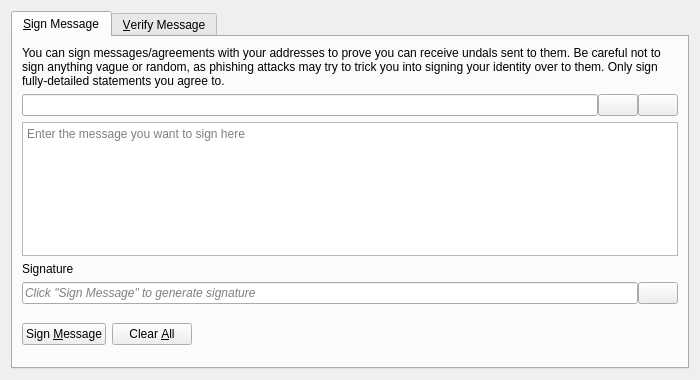
<?xml version="1.0" encoding="UTF-8"?>
<ui version="4.0">
 <class>SignVerifyMessageDialog</class>
 <widget class="QDialog" name="SignVerifyMessageDialog">
  <property name="geometry">
   <rect>
    <x>0</x>
    <y>0</y>
    <width>700</width>
    <height>380</height>
   </rect>
  </property>
  <property name="windowTitle">
   <string>Signatures - Sign / Verify a Message</string>
  </property>
  <property name="modal">
   <bool>true</bool>
  </property>
  <layout class="QVBoxLayout" name="verticalLayout">
   <item>
    <widget class="QTabWidget" name="tabWidget">
     <property name="currentIndex">
      <number>0</number>
     </property>
     <widget class="QWidget" name="tabSignMessage">
      <attribute name="title">
       <string>&amp;Sign Message</string>
      </attribute>
      <layout class="QVBoxLayout" name="verticalLayout_SM">
       <item>
        <widget class="QLabel" name="infoLabel_SM">
         <property name="text">
          <string>You can sign messages/agreements with your addresses to prove you can receive undals sent to them. Be careful not to sign anything vague or random, as phishing attacks may try to trick you into signing your identity over to them. Only sign fully-detailed statements you agree to.</string>
         </property>
         <property name="textFormat">
          <enum>Qt::PlainText</enum>
         </property>
         <property name="wordWrap">
          <bool>true</bool>
         </property>
        </widget>
       </item>
       <item>
        <layout class="QHBoxLayout" name="horizontalLayout_1_SM">
         <property name="spacing">
          <number>0</number>
         </property>
         <item>
          <widget class="QValidatedLineEdit" name="addressIn_SM">
           <property name="toolTip">
            <string>The Undal address to sign the message with</string>
           </property>
          </widget>
         </item>
         <item>
          <widget class="QPushButton" name="addressBookButton_SM">
           <property name="toolTip">
            <string>Choose previously used address</string>
           </property>
           <property name="text">
            <string/>
           </property>
           <property name="icon">
            <iconset resource="../undal.qrc">
             <normaloff>:/icons/address-book</normaloff>:/icons/address-book</iconset>
           </property>
           <property name="shortcut">
            <string>Alt+A</string>
           </property>
           <property name="autoDefault">
            <bool>false</bool>
           </property>
          </widget>
         </item>
         <item>
          <widget class="QPushButton" name="pasteButton_SM">
           <property name="toolTip">
            <string>Paste address from clipboard</string>
           </property>
           <property name="text">
            <string/>
           </property>
           <property name="icon">
            <iconset resource="../undal.qrc">
             <normaloff>:/icons/editpaste</normaloff>:/icons/editpaste</iconset>
           </property>
           <property name="shortcut">
            <string>Alt+P</string>
           </property>
           <property name="autoDefault">
            <bool>false</bool>
           </property>
          </widget>
         </item>
        </layout>
       </item>
       <item>
        <widget class="QPlainTextEdit" name="messageIn_SM">
         <property name="toolTip">
          <string>Enter the message you want to sign here</string>
         </property>
         <property name="placeholderText">
          <string>Enter the message you want to sign here</string>
         </property>
        </widget>
       </item>
       <item>
        <widget class="QLabel" name="signatureLabel_SM">
         <property name="text">
          <string>Signature</string>
         </property>
         <property name="textFormat">
          <enum>Qt::PlainText</enum>
         </property>
        </widget>
       </item>
       <item>
        <layout class="QHBoxLayout" name="horizontalLayout_2_SM">
         <property name="spacing">
          <number>0</number>
         </property>
         <item>
          <widget class="QLineEdit" name="signatureOut_SM">
           <property name="placeholderText">
            <string>Click "Sign Message" to generate signature</string>
           </property>
           <property name="font">
            <font>
             <italic>true</italic>
            </font>
           </property>
           <property name="readOnly">
            <bool>true</bool>
           </property>
          </widget>
         </item>
         <item>
          <widget class="QPushButton" name="copySignatureButton_SM">
           <property name="toolTip">
            <string>Copy the current signature to the system clipboard</string>
           </property>
           <property name="text">
            <string/>
           </property>
           <property name="icon">
            <iconset resource="../undal.qrc">
             <normaloff>:/icons/editcopy</normaloff>:/icons/editcopy</iconset>
           </property>
           <property name="autoDefault">
            <bool>false</bool>
           </property>
          </widget>
         </item>
        </layout>
       </item>
       <item>
        <layout class="QHBoxLayout" name="horizontalLayout_3_SM">
         <item>
          <widget class="QPushButton" name="signMessageButton_SM">
           <property name="toolTip">
            <string>Sign the message to prove you own this Undal address</string>
           </property>
           <property name="text">
            <string>Sign &amp;Message</string>
           </property>
           <property name="icon">
            <iconset resource="../undal.qrc">
             <normaloff>:/icons/edit</normaloff>:/icons/edit</iconset>
           </property>
           <property name="autoDefault">
            <bool>false</bool>
           </property>
          </widget>
         </item>
         <item>
          <widget class="QPushButton" name="clearButton_SM">
           <property name="toolTip">
            <string>Reset all sign message fields</string>
           </property>
           <property name="text">
            <string>Clear &amp;All</string>
           </property>
           <property name="icon">
            <iconset resource="../undal.qrc">
             <normaloff>:/icons/remove</normaloff>:/icons/remove</iconset>
           </property>
           <property name="autoDefault">
            <bool>false</bool>
           </property>
          </widget>
         </item>
         <item>
          <spacer name="horizontalSpacer_1_SM">
           <property name="orientation">
            <enum>Qt::Horizontal</enum>
           </property>
           <property name="sizeHint" stdset="0">
            <size>
             <width>40</width>
             <height>48</height>
            </size>
           </property>
          </spacer>
         </item>
         <item>
          <widget class="QLabel" name="statusLabel_SM">
           <property name="font">
            <font>
             <weight>75</weight>
             <bold>true</bold>
            </font>
           </property>
           <property name="text">
            <string/>
           </property>
           <property name="wordWrap">
            <bool>true</bool>
           </property>
          </widget>
         </item>
         <item>
          <spacer name="horizontalSpacer_2_SM">
           <property name="orientation">
            <enum>Qt::Horizontal</enum>
           </property>
           <property name="sizeHint" stdset="0">
            <size>
             <width>40</width>
             <height>48</height>
            </size>
           </property>
          </spacer>
         </item>
        </layout>
       </item>
      </layout>
     </widget>
     <widget class="QWidget" name="tabVerifyMessage">
      <attribute name="title">
       <string>&amp;Verify Message</string>
      </attribute>
      <layout class="QVBoxLayout" name="verticalLayout_VM">
       <item>
        <widget class="QLabel" name="infoLabel_VM">
         <property name="text">
          <string>Enter the receiver's address, message (ensure you copy line breaks, spaces, tabs, etc. exactly) and signature below to verify the message. Be careful not to read more into the signature than what is in the signed message itself, to avoid being tricked by a man-in-the-middle attack. Note that this only proves the signing party receives with the address, it cannot prove sendership of any transaction!</string>
         </property>
         <property name="textFormat">
          <enum>Qt::PlainText</enum>
         </property>
         <property name="alignment">
          <set>Qt::AlignLeading|Qt::AlignLeft|Qt::AlignTop</set>
         </property>
         <property name="wordWrap">
          <bool>true</bool>
         </property>
        </widget>
       </item>
       <item>
        <layout class="QHBoxLayout" name="horizontalLayout_1_VM">
         <property name="spacing">
          <number>0</number>
         </property>
         <item>
          <widget class="QValidatedLineEdit" name="addressIn_VM">
           <property name="toolTip">
            <string>The Undal address the message was signed with</string>
           </property>
          </widget>
         </item>
         <item>
          <widget class="QPushButton" name="addressBookButton_VM">
           <property name="toolTip">
            <string>Choose previously used address</string>
           </property>
           <property name="text">
            <string/>
           </property>
           <property name="icon">
            <iconset resource="../undal.qrc">
             <normaloff>:/icons/address-book</normaloff>:/icons/address-book</iconset>
           </property>
           <property name="shortcut">
            <string>Alt+A</string>
           </property>
           <property name="autoDefault">
            <bool>false</bool>
           </property>
          </widget>
         </item>
        </layout>
       </item>
       <item>
        <widget class="QPlainTextEdit" name="messageIn_VM">
          <property name="toolTip">
            <string>The signed message to verify</string>
          </property>
          <property name="placeholderText">
            <string>The signed message to verify</string>
          </property>
        </widget>
       </item>
       <item>
        <widget class="QValidatedLineEdit" name="signatureIn_VM">
          <property name="toolTip">
            <string>The signature given when the message was signed</string>
          </property>
          <property name="placeholderText">
            <string>The signature given when the message was signed</string>
          </property>
        </widget>
       </item>
       <item>
        <layout class="QHBoxLayout" name="horizontalLayout_2_VM">
         <item>
          <widget class="QPushButton" name="verifyMessageButton_VM">
           <property name="toolTip">
            <string>Verify the message to ensure it was signed with the specified Undal address</string>
           </property>
           <property name="text">
            <string>Verify &amp;Message</string>
           </property>
           <property name="icon">
            <iconset resource="../undal.qrc">
             <normaloff>:/icons/transaction_0</normaloff>:/icons/transaction_0</iconset>
           </property>
           <property name="autoDefault">
            <bool>false</bool>
           </property>
          </widget>
         </item>
         <item>
          <widget class="QPushButton" name="clearButton_VM">
           <property name="toolTip">
            <string>Reset all verify message fields</string>
           </property>
           <property name="text">
            <string>Clear &amp;All</string>
           </property>
           <property name="icon">
            <iconset resource="../undal.qrc">
             <normaloff>:/icons/remove</normaloff>:/icons/remove</iconset>
           </property>
           <property name="autoDefault">
            <bool>false</bool>
           </property>
          </widget>
         </item>
         <item>
          <spacer name="horizontalSpacer_1_VM">
           <property name="orientation">
            <enum>Qt::Horizontal</enum>
           </property>
           <property name="sizeHint" stdset="0">
            <size>
             <width>40</width>
             <height>48</height>
            </size>
           </property>
          </spacer>
         </item>
         <item>
          <widget class="QLabel" name="statusLabel_VM">
           <property name="font">
            <font>
             <weight>75</weight>
             <bold>true</bold>
            </font>
           </property>
           <property name="text">
            <string/>
           </property>
           <property name="wordWrap">
            <bool>true</bool>
           </property>
          </widget>
         </item>
         <item>
          <spacer name="horizontalSpacer_2_VM">
           <property name="orientation">
            <enum>Qt::Horizontal</enum>
           </property>
           <property name="sizeHint" stdset="0">
            <size>
             <width>40</width>
             <height>48</height>
            </size>
           </property>
          </spacer>
         </item>
        </layout>
       </item>
      </layout>
     </widget>
    </widget>
   </item>
  </layout>
 </widget>
 <customwidgets>
  <customwidget>
   <class>QValidatedLineEdit</class>
   <extends>QLineEdit</extends>
   <header>qt/qvalidatedlineedit.h</header>
  </customwidget>
 </customwidgets>
 <resources>
  <include location="../undal.qrc"/>
 </resources>
 <connections/>
</ui>
